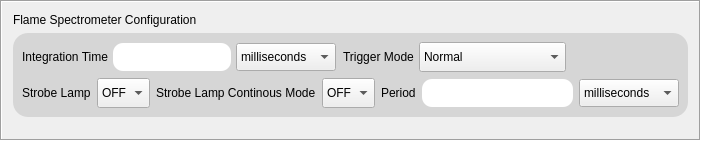
           <widget class="QFrame" name="frame">
            <property name="geometry">
             <rect>
              <x>640</x>
              <y>30</y>
              <width>701</width>
              <height>141</height>
             </rect>
            </property>
            <property name="frameShape">
             <enum>QFrame::Box</enum>
            </property>
            <property name="frameShadow">
             <enum>QFrame::Sunken</enum>
            </property>
            <layout class="QFormLayout" name="formLayout_2">
             <item row="0" column="0">
              <widget class="QLabel" name="label">
               <property name="styleSheet">
                <string notr="true">font: 75 12pt &quot;8514oem&quot;;</string>
               </property>
               <property name="text">
                <string>Flame Spectrometer Configuration</string>
               </property>
              </widget>
             </item>
             <item row="1" column="0" colspan="2">
              <widget class="QFrame" name="frame">
               <property name="styleSheet">
                <string notr="true">.QFrame{
background-color: rgb(214, 214, 214);
border-radius:15px;
}</string>
               </property>
               <layout class="QFormLayout" name="formLayout">
                <item row="1" column="0" colspan="2">
                 <layout class="QHBoxLayout" name="horizontalLayout_18">
                  <item>
                   <layout class="QHBoxLayout" name="horizontalLayout_19">
                    <item>
                     <widget class="QLabel" name="label_27">
                      <property name="text">
                       <string>Strobe Lamp</string>
                      </property>
                     </widget>
                    </item>
                    <item>
                     <widget class="QComboBox" name="stropeLampOption">
                      <property name="minimumSize">
                       <size>
                        <width>53</width>
                        <height>30</height>
                       </size>
                      </property>
                      <property name="styleSheet">
                       <string notr="true">QComboBox::indicator{
	background-color: rgb(255, 255, 255);
    selection-background-color:rgb(255, 255, 255);
    color:rgb(255, 255, 255);
    selection-color:transparent;
}
QComboBox QAbstractItemView {
	background-color: rgb(255, 255, 255);
}</string>
                      </property>
                      <item>
                       <property name="text">
                        <string>OFF</string>
                       </property>
                      </item>
                      <item>
                       <property name="text">
                        <string>ON</string>
                       </property>
                      </item>
                     </widget>
                    </item>
                   </layout>
                  </item>
                  <item>
                   <layout class="QHBoxLayout" name="horizontalLayout_20">
                    <item>
                     <widget class="QLabel" name="label_28">
                      <property name="text">
                       <string>Strobe Lamp Continous Mode</string>
                      </property>
                     </widget>
                    </item>
                    <item>
                     <widget class="QComboBox" name="stropeLampMode">
                      <property name="minimumSize">
                       <size>
                        <width>53</width>
                        <height>30</height>
                       </size>
                      </property>
                      <property name="styleSheet">
                       <string notr="true">QComboBox::indicator{
    background-color: transparent;
    selection-background-color:transparent;
    color:transparent;
    selection-color:transparent;
}
QComboBox QAbstractItemView {
	background-color: rgb(255, 255, 255);
}</string>
                      </property>
                      <item>
                       <property name="text">
                        <string>OFF</string>
                       </property>
                      </item>
                      <item>
                       <property name="text">
                        <string>ON</string>
                       </property>
                      </item>
                     </widget>
                    </item>
                   </layout>
                  </item>
                  <item>
                   <layout class="QHBoxLayout" name="horizontalLayout_21">
                    <item>
                     <widget class="QLabel" name="label_29">
                      <property name="text">
                       <string>Period</string>
                      </property>
                     </widget>
                    </item>
                    <item>
                     <widget class="QLineEdit" name="strobeLampPeriod">
                      <property name="minimumSize">
                       <size>
                        <width>118</width>
                        <height>28</height>
                       </size>
                      </property>
                      <property name="styleSheet">
                       <string notr="true">padding: 6px;
border-top-left-radius :10px;
border-top-right-radius : 10px; 
border-bottom-left-radius : 10px;
border-bottom-right-radius : 10px;</string>
                      </property>
                     </widget>
                    </item>
                    <item>
                     <widget class="QComboBox" name="periodUnit">
                      <property name="minimumSize">
                       <size>
                        <width>100</width>
                        <height>28</height>
                       </size>
                      </property>
                      <property name="styleSheet">
                       <string notr="true"/>
                      </property>
                      <item>
                       <property name="text">
                        <string>milliseconds</string>
                       </property>
                      </item>
                      <item>
                       <property name="text">
                        <string>seconds</string>
                       </property>
                      </item>
                     </widget>
                    </item>
                   </layout>
                  </item>
                 </layout>
                </item>
                <item row="0" column="0">
                 <layout class="QHBoxLayout" name="horizontalLayout_15">
                  <property name="spacing">
                   <number>7</number>
                  </property>
                  <item>
                   <layout class="QHBoxLayout" name="horizontalLayout_16">
                    <property name="spacing">
                     <number>5</number>
                    </property>
                    <item>
                     <widget class="QLabel" name="label_25">
                      <property name="maximumSize">
                       <size>
                        <width>16777215</width>
                        <height>16777215</height>
                       </size>
                      </property>
                      <property name="text">
                       <string>Integration Time</string>
                      </property>
                     </widget>
                    </item>
                    <item>
                     <widget class="customLineEdit" name="integrationTime">
                      <property name="minimumSize">
                       <size>
                        <width>118</width>
                        <height>28</height>
                       </size>
                      </property>
                      <property name="maximumSize">
                       <size>
                        <width>120</width>
                        <height>16777215</height>
                       </size>
                      </property>
                      <property name="styleSheet">
                       <string notr="true">padding: 6px;
border-top-left-radius :10px;
border-top-right-radius : 10px; 
border-bottom-left-radius : 10px;
border-bottom-right-radius : 10px;</string>
                      </property>
                     </widget>
                    </item>
                    <item>
                     <widget class="QComboBox" name="integrationTimeUnit">
                      <property name="minimumSize">
                       <size>
                        <width>100</width>
                        <height>28</height>
                       </size>
                      </property>
                      <property name="maximumSize">
                       <size>
                        <width>100</width>
                        <height>16777215</height>
                       </size>
                      </property>
                      <item>
                       <property name="text">
                        <string>milliseconds</string>
                       </property>
                      </item>
                      <item>
                       <property name="text">
                        <string>seconds</string>
                       </property>
                      </item>
                     </widget>
                    </item>
                   </layout>
                  </item>
                  <item>
                   <layout class="QHBoxLayout" name="horizontalLayout_17">
                    <property name="spacing">
                     <number>5</number>
                    </property>
                    <item>
                     <widget class="QLabel" name="label_26">
                      <property name="text">
                       <string>Trigger Mode</string>
                      </property>
                     </widget>
                    </item>
                    <item>
                     <widget class="QComboBox" name="triggerMode">
                      <property name="minimumSize">
                       <size>
                        <width>147</width>
                        <height>30</height>
                       </size>
                      </property>
                      <property name="styleSheet">
                       <string notr="true">QComboBox::indicator{
    background-color: transparent;
    selection-background-color:transparent;
    color:transparent;
    selection-color:transparent;
}
QComboBox QAbstractItemView {
	background-color: rgb(255, 255, 255);
}</string>
                      </property>
                      <item>
                       <property name="text">
                        <string>Normal</string>
                       </property>
                      </item>
                      <item>
                       <property name="text">
                        <string>EXT Hardware Level</string>
                       </property>
                      </item>
                      <item>
                       <property name="text">
                        <string>EXT Synchronization</string>
                       </property>
                      </item>
                      <item>
                       <property name="text">
                        <string>EXT Hardware Edge</string>
                       </property>
                      </item>
                     </widget>
                    </item>
                   </layout>
                  </item>
                 </layout>
                </item>
               </layout>
              </widget>
             </item>
            </layout>
           </widget>
